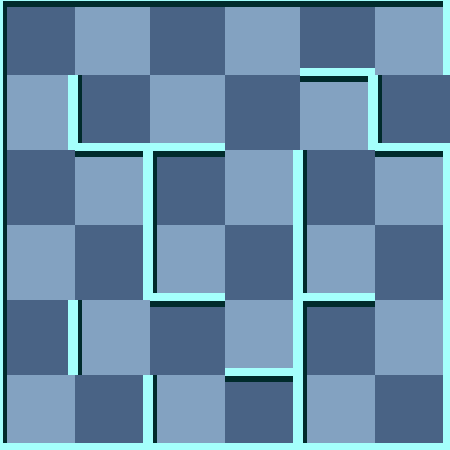

This game map was drawn from its Tiled (.tmx) file and the tilesets committed beside it. A one-line description and the trimmed map source follow:
An orthogonal 6x6 tile map with 75x75 px tiles, 2 tile layers (background, 块层 1) and 3 objects (Exit, Player, WhiteMummy).

<map version="1.0" orientation="orthogonal" width="6" height="6" tilewidth="75" tileheight="75">
 <tileset firstgid="1" name="wall" tilewidth="75" tileheight="75">
  <image source="gfx/wall.png" width="300" height="375" />
  <tile id="0">
   <properties>
    <property name="ValOfWall" value="0" />
   </properties>
  </tile>
  <tile id="1">
   <properties>
    <property name="ValOfWall" value="1" />
   </properties>
  </tile>
  <tile id="2">
   <properties>
    <property name="ValOfWall" value="2" />
   </properties>
  </tile>
  <tile id="3">
   <properties>
    <property name="ValOfWall" value="3" />
   </properties>
  </tile>
  <tile id="4">
   <properties>
    <property name="ValOfWall" value="4" />
   </properties>
  </tile>
  <tile id="5">
   <properties>
    <property name="ValOfWall" value="5" />
   </properties>
  </tile>
  <tile id="6">
   <properties>
    <property name="ValOfWall" value="6" />
   </properties>
  </tile>
  <tile id="7">
   <properties>
    <property name="ValOfWall" value="7" />
   </properties>
  </tile>
  <tile id="8">
   <properties>
    <property name="ValOfWall" value="8" />
   </properties>
  </tile>
  <tile id="9">
   <properties>
    <property name="ValOfWall" value="9" />
   </properties>
  </tile>
  <tile id="10">
   <properties>
    <property name="ValOfWall" value="10" />
   </properties>
  </tile>
  <tile id="11">
   <properties>
    <property name="ValOfWall" value="11" />
   </properties>
  </tile>
  <tile id="12">
   <properties>
    <property name="ValOfWall" value="12" />
   </properties>
  </tile>
  <tile id="13">
   <properties>
    <property name="ValOfWall" value="13" />
   </properties>
  </tile>
  <tile id="14">
   <properties>
    <property name="ValOfWall" value="14" />
   </properties>
  </tile>
  <tile id="15">
   <properties>
    <property name="ValOfWall" value="15" />
   </properties>
  </tile>
  <tile id="18">
   <properties>
    <property name="ValOfWall" value="-1" />
   </properties>
  </tile>
 </tileset>
 <layer name="background" width="6" height="6">
  <data>[36 cells, 36 non-empty, 2 distinct tile ids]</data>
 </layer>
 <layer name="块层 1" width="6" height="6">
  <data>[36 cells, 36 non-empty, 12 distinct tile ids]</data>
 </layer>
 <objectgroup name="对象层 1" width="6" height="6">
  <object name="Exit" x="450" y="75" />
  <object name="Player" x="375" y="225">
   <properties>
    <property name="value" value="1" />
   </properties>
  </object>
  <object name="WhiteMummy" x="75" y="0">
   <properties>
    <property name="value" value="21" />
   </properties>
  </object>
 </objectgroup>
</map>
